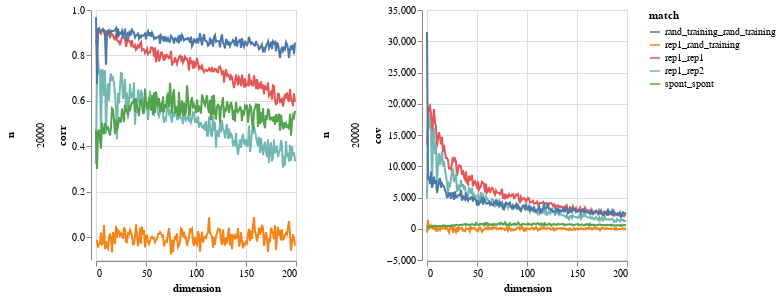

The notebook cell this image was saved under:
### Code cell
def gen_chart(data: pd.DataFrame) -> alt.Chart:
    y = "cov" if "cov" in data.columns else "corr"
    selection = alt.selection_multi(fields=["match"], bind="legend")
    base = alt.Chart(data).encode(x="dimension", y=y, color="match",)

    return (
        base.mark_line()
        .encode(
            size=alt.condition(~selection, alt.value(1), alt.value(2)),
            opacity=alt.condition(~selection, alt.value(0.4), alt.value(1)),
            row="n:N",
        )
        .properties(width=200, height=250)
        .add_selection(selection)
    )


gen_chart(innerprod_between_tests[0]) | gen_chart(innerprod_between_tests[1])

### Figure 1 — Vega-Lite specification as saved in the notebook (floating-point values rounded to 4 significant figures; data arrays with more than 128 entries replaced by an {"elided": "..."} marker saying what was removed)
{"config": {"view": {"continuousWidth": 400, "continuousHeight": 300}}, "hconcat": [{"data": {"name": "data-226d37ee6e3a890967108443fcdd8315"}, "mark": "line", "encoding": {"color": {"type": "nominal", "field": "match"}, "opacity": {"condition": {"value": 0.4, "selection": {"not": "selector001"}}, "value": 1}, "row": {"type": "nominal", "field": "n"}, "size": {"condition": {"value": 1, "selection": {"not": "selector001"}}, "value": 2}, "x": {"type": "quantitative", "field": "dimension"}, "y": {"type": "quantitative", "field": "corr"}}, "height": 250, "selection": {"selector001": {"type": "multi", "fields": ["match"], "bind": "legend"}}, "width": 200}, {"data": {"name": "data-d5fdaf722a4699770219e70d74f9b207"}, "mark": "line", "encoding": {"color": {"type": "nominal", "field": "match"}, "opacity": {"condition": {"value": 0.4, "selection": {"not": "selector002"}}, "value": 1}, "row": {"type": "nominal", "field": "n"}, "size": {"condition": {"value": 1, "selection": {"not": "selector002"}}, "value": 2}, "x": {"type": "quantitative", "field": "dimension"}, "y": {"type": "quantitative", "field": "cov"}}, "height": 250, "selection": {"selector002": {"type": "multi", "fields": ["match"], "bind": "legend"}}, "width": 200}], "$schema": "https://vega.github.io/schema/vega-lite/v4.8.1.json", "datasets": {"data-226d37ee6e3a890967108443fcdd8315": {"elided": "1000 records"}, "data-d5fdaf722a4699770219e70d74f9b207": {"elided": "1000 records"}}}
